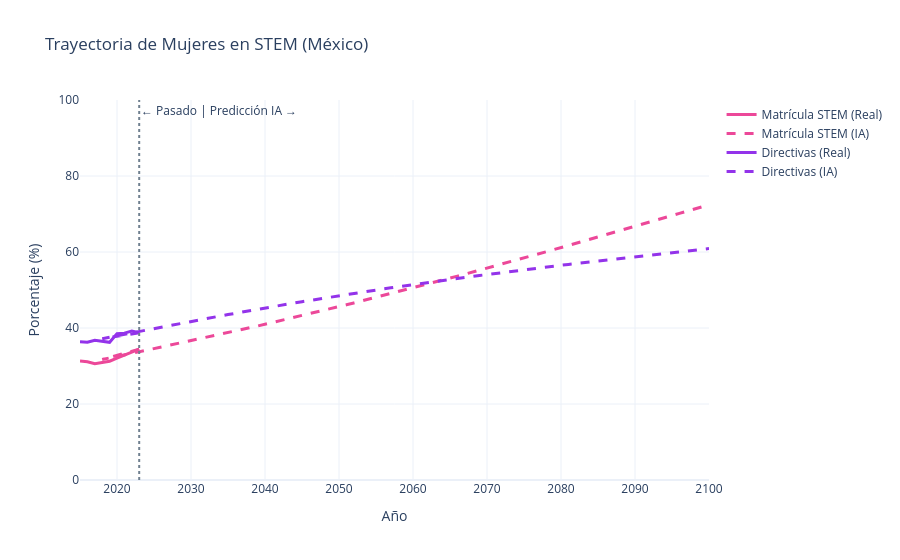

The notebook cell saved with this chart:
### Code cell
import plotly.graph_objects as go
import pandas as pd

# 1. Filtramos solo los datos de México
df_mexico = df_prediccion_final[df_prediccion_final['Pais'] == 'México'].copy()

# 2. Separamos el pasado del futuro para darles estilos diferentes
df_historico = df_mexico[df_mexico['Tipo_Dato'] == 'Histórico']
df_prediccion = df_mexico[df_mexico['Tipo_Dato'] == 'Predicción']

# Copiamos el último año histórico y lo pegamos al inicio de la predicción.
ultimo_historico = df_historico.iloc[-1:]
df_prediccion_conectada = pd.concat([ultimo_historico, df_prediccion])

# 3. Iniciamos el lienzo 
fig = go.Figure()

# --- LÍNEAS DE MATRÍCULA STEM  ---
# Pasado (Sólido)
fig.add_trace(go.Scatter(
    x=df_historico['Anio'], y=df_historico['Matricula_Mujeres'],
    mode='lines', name='Matrícula STEM (Real)', 
    line=dict(color='#ec4899', width=3)
))
# Futuro (Punteado)
fig.add_trace(go.Scatter(
    x=df_prediccion_conectada['Anio'], y=df_prediccion_conectada['Matricula_Mujeres'],
    mode='lines', name='Matrícula STEM (IA)', 
    line=dict(color='#ec4899', width=3, dash='dash')
))

# --- LÍNEAS DE PUESTOS DIRECTIVOS (Color Morado) ---
# Pasado (Sólido)
fig.add_trace(go.Scatter(
    x=df_historico['Anio'], y=df_historico['Porcentaje_Directivas'],
    mode='lines', name='Directivas (Real)', 
    line=dict(color='#9333ea', width=3)
))
# Futuro (Punteado)
fig.add_trace(go.Scatter(
    x=df_prediccion_conectada['Anio'], y=df_prediccion_conectada['Porcentaje_Directivas'],
    mode='lines', name='Directivas (IA)', 
    line=dict(color='#9333ea', width=3, dash='dash')
))

# 4. Agregamos la línea vertical divisoria del "Presente"
# Tomamos el último año histórico como el punto de corte
año_corte = df_historico['Anio'].max()
fig.add_vline(x=año_corte, line_width=2, line_dash="dot", line_color="slateGray",
              annotation_text="← Pasado | Predicción IA →", annotation_position="top right")

# 5. Diseño y estética
fig.update_layout(
    title="Trayectoria de Mujeres en STEM (México)",
    xaxis_title="Año",
    yaxis_title="Porcentaje (%)",
    yaxis=dict(range=[0, 100]), #  mostrar de 0 a 100%
    template="plotly_white",
    hovermode="x unified" # Muestra todos los datos de un año al pasar el mouse
)

fig.show()

### Figure 1 — Plotly figure (JSON) as saved in the notebook; plotly's stock layout.template omitted (floating-point values rounded to 4 significant figures)
{"data": [{"line": {"color": "#ec4899", "width": 3}, "mode": "lines", "name": "Matrícula STEM (Real)", "type": "scatter", "x": [2015, 2016, 2017, 2019, 2020, 2021, 2022, 2023], "y": [31.33, 31.13, 30.63, 31.26, 32.07, 32.91, 33.67, 34.42]}, {"line": {"color": "#ec4899", "dash": "dash", "width": 3}, "mode": "lines", "name": "Matrícula STEM (IA)", "type": "scatter", "x": [2023, 2018, 2024, 2025, 2026, 2027, 2028, 2029, 2030, 2031, 2032, 2033, 2034, 2035, 2036, 2037, 2038, 2039, 2040, 2041, 2042, 2043, 2044, 2045, 2046, 2047, 2048, 2049, 2050, 2051, 2052, 2053, 2054, 2055, 2056, 2057, 2058, 2059, 2060, 2061, 2062, 2063, 2064, 2065, 2066, 2067, 2068, 2069, 2070, 2071, 2072, 2073, 2074, 2075, 2076, 2077, 2078, 2079, 2080, 2081, 2082, 2083, 2084, 2085, 2086, 2087, 2088, 2089, 2090, 2091, 2092, 2093, 2094, 2095, 2096, 2097, 2098, 2099, 2100], "y": [34.42, 31.71, 34.16, 34.57, 34.98, 35.39, 35.8, 36.22, 36.64, 37.06, 37.48, 37.91, 38.34, 38.77, 39.21, 39.65, 40.09, 40.53, 40.98, 41.42, 41.88, 42.33, 42.79, 43.25, 43.72, 44.19, 44.66, 45.14, 45.62, 46.1, 46.58, 47.07, 47.56, 48.05, 48.55, 49.05, 49.55, 50.05, 50.56, 51.07, 51.58, 52.09, 52.61, 53.12, 53.65, 54.17, 54.69, 55.22, 55.75, 56.28, 56.81, 57.35, 57.89, 58.43, 58.97, 59.52, 60.06, 60.61, 61.16, 61.71, 62.26, 62.82, 63.37, 63.93, 64.49, 65.05, 65.61, 66.18, 66.74, 67.31, 67.87, 68.44, 69.01, 69.58, 70.15, 70.72, 71.29, 71.86, 72.43]}, {"line": {"color": "#9333ea", "width": 3}, "mode": "lines", "name": "Directivas (Real)", "type": "scatter", "x": [2015, 2016, 2017, 2019, 2020, 2021, 2022, 2023], "y": [36.4, 36.25, 36.79, 36.24, 38.53, 38.65, 39.18, 38.75]}, {"line": {"color": "#9333ea", "dash": "dash", "width": 3}, "mode": "lines", "name": "Directivas (IA)", "type": "scatter", "x": [2023, 2018, 2024, 2025, 2026, 2027, 2028, 2029, 2030, 2031, 2032, 2033, 2034, 2035, 2036, 2037, 2038, 2039, 2040, 2041, 2042, 2043, 2044, 2045, 2046, 2047, 2048, 2049, 2050, 2051, 2052, 2053, 2054, 2055, 2056, 2057, 2058, 2059, 2060, 2061, 2062, 2063, 2064, 2065, 2066, 2067, 2068, 2069, 2070, 2071, 2072, 2073, 2074, 2075, 2076, 2077, 2078, 2079, 2080, 2081, 2082, 2083, 2084, 2085, 2086, 2087, 2088, 2089, 2090, 2091, 2092, 2093, 2094, 2095, 2096, 2097, 2098, 2099, 2100], "y": [38.75, 37.18, 39.46, 39.85, 40.23, 40.6, 40.98, 41.35, 41.72, 42.09, 42.45, 42.82, 43.18, 43.53, 43.89, 44.24, 44.58, 44.93, 45.27, 45.61, 45.94, 46.27, 46.6, 46.93, 47.25, 47.57, 47.88, 48.19, 48.5, 48.81, 49.11, 49.41, 49.7, 50.0, 50.29, 50.57, 50.86, 51.14, 51.42, 51.7, 51.97, 52.24, 52.51, 52.78, 53.04, 53.31, 53.57, 53.82, 54.08, 54.33, 54.58, 54.83, 55.08, 55.32, 55.56, 55.8, 56.04, 56.28, 56.51, 56.74, 56.97, 57.2, 57.43, 57.65, 57.88, 58.1, 58.32, 58.54, 58.76, 58.98, 59.2, 59.41, 59.63, 59.84, 60.06, 60.27, 60.48, 60.69, 60.91]}], "layout": {"annotations": [{"showarrow": false, "text": "← Pasado | Predicción IA →", "x": 2023, "xanchor": "left", "xref": "x", "y": 1, "yanchor": "top", "yref": "y domain"}], "hovermode": "x unified", "shapes": [{"line": {"color": "slateGray", "dash": "dot", "width": 2}, "type": "line", "x0": 2023, "x1": 2023, "xref": "x", "y0": 0, "y1": 1, "yref": "y domain"}], "title": {"text": "Trayectoria de Mujeres en STEM (México)"}, "xaxis": {"title": {"text": "Año"}}, "yaxis": {"range": [0, 100], "title": {"text": "Porcentaje (%)"}}}}
